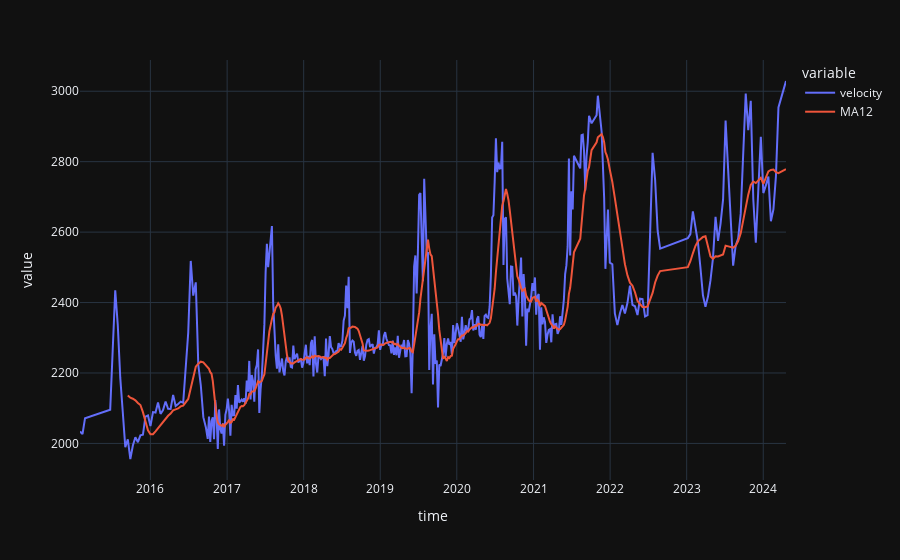

The code cell stored with this chart in its notebook:
### Markdown cell above
Create a monthly rolling average of the data to plot with the velocity data.

### Code cell
# create 12 month moving average
df.rename(columns={'VelocitySeries': 'velocity'}, inplace=True)
df['MA12'] = df['velocity'].rolling(12).mean()

# plot the data and monthly average
fig = px.line(df, x="time", y=["velocity", "MA12"], template = 'plotly_dark')
fig.show()

### Figure 1 — Plotly figure (JSON) as saved in the notebook; plotly's stock layout.template omitted (floating-point values rounded to 4 significant figures; data arrays with more than 128 entries replaced by an {"elided": "..."} marker saying what was removed)
{"data": [{"hovertemplate": "variable=velocity<br>time=%{x}<br>value=%{y}<extra></extra>", "legendgroup": "velocity", "line": {"color": "#636efa", "dash": "solid"}, "marker": {"symbol": "circle"}, "mode": "lines", "name": "velocity", "orientation": "v", "showlegend": true, "type": "scatter", "x": {"elided": "405 str values"}, "xaxis": "x", "y": {"elided": "405 float values"}, "yaxis": "y"}, {"hovertemplate": "variable=MA12<br>time=%{x}<br>value=%{y}<extra></extra>", "legendgroup": "MA12", "line": {"color": "#EF553B", "dash": "solid"}, "marker": {"symbol": "circle"}, "mode": "lines", "name": "MA12", "orientation": "v", "showlegend": true, "type": "scatter", "x": {"elided": "405 str values"}, "xaxis": "x", "y": {"elided": "405 float values"}, "yaxis": "y"}], "layout": {"legend": {"title": {"text": "variable"}, "tracegroupgap": 0}, "margin": {"t": 60}, "xaxis": {"anchor": "y", "domain": [0, 1], "title": {"text": "time"}}, "yaxis": {"anchor": "x", "domain": [0, 1], "title": {"text": "value"}}}}
